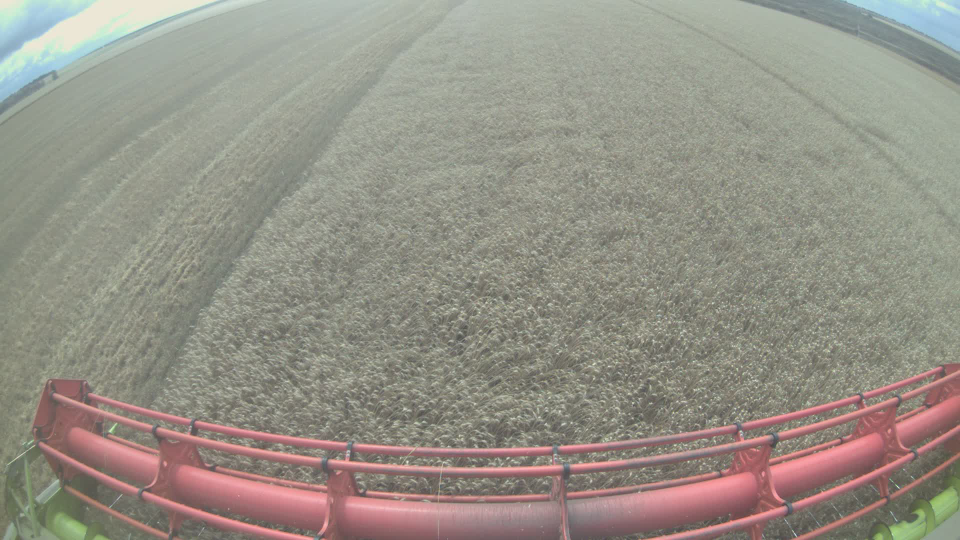
#> input picture data/warping_transforms/img.png, 1920 x 1080 px (shown at 1/2 size)
$ jupyter execute warping-transforms.ipynb
#> lines starting #> are read from the running program, lines starting #| are printed output that depends on the picture; after the words box and inside, x2 and y2 are one past the last pixel; in counts of white or black regions, pixels touching at a corner belong together
# Пространственные преобразования изображения
## Радиальная дисторсия

## Представление изображения

Изображение в памяти представляется многомерным массивом. Мы будем использовать порядок укладывания H,W,C: строка, столбец, канал.
В работе с изображениями нам помогут библиотеки [OpenCV](https://opencv.org/), [Numpy](https://numpy.org/) и [Matplotlib](https://matplotlib.org/).

[cell 1]
import cv2
import numpy as np
import matplotlib.pyplot as plt

Изображение - это просто функция из пространства координат пикселей в значения яркостей каналов:

$$
I : [0, W] \times [0, H] \rightarrow [0, 255]^3
$$

[cell 2]
i = cv2.imread("../data/warping_transforms/img.png")
#> i is the input picture: shape (1080, 1920, 3); mean B, G, R 134.8, 145.5, 149.4
i = cv2.cvtColor(i, cv2.COLOR_BGR2RGB)
plt.imshow(i)

Преобразования изображения могут быть разными. Например, гамма-коррекция относится к яркостным:

$$
\tilde I (x, y) = I^\gamma(x, y)
$$

Здесь мы будем рассматривать **пространственные** (spatial) преобразования изображения, то есть те, которые получены заменой координат:

$$
\tilde I (x, y) = I(\tilde x (x,y), \tilde y (x, y))
$$

Пространственные преобразования изображения характеризуются функцией преобразования координат.

$$
\left(
\begin{array}{c}
    \tilde x (x, y) \\
    \tilde y (x, y)
\end{array}
\right)
$$

планчик:

* карты пересчета cv::remap
* карты пересчета для resize и crop
* интерполяция
* модуль определителя якобиана как способ оценить ошибку пространственного преобразования
* проективное преобразование и модуль якобиана

Зададим параметры калибровки для дальнейшего изучения

[cell 3]
# Параметры центральной проекции
f_x = 943.37 # пиксельное фокусное расстояние по оси X
f_y = 943.37 # пиксельное фокусное расстояние по оси Y
u_x = 990.38 # координаты центрального пикселя (principal point) по X
u_y = 487.67 # координаты центрального пикселя (principal point) по Y

# Матрица центральной проекции
K = np.array(
    [
        [f_x, 0.0, u_x],
        [0.0, f_y, u_y],
        [0.0, 0.0, 1.0]
    ],
    dtype=np.float32 # opencv работает с float32
)

# Параметры радиальной дисторсии
k_1 = -0.3229
k_2 = 0.1042
k_3 = -0.0148

D = np.array([k_1, k_2, 0.0, 0.0, k_3], dtype=np.float32)

# Размеры изображения
image_size = (1920, 1080)

# Углы поворота с.к. камеры
r_1 = -6.3445
r_2 = -0.0157
r_3 = -0.0416

# координаты установки камеры в с.к. робота
t_1 = -0.378
t_2 = 2.400
t_3 = 3.915

print('K = ', K)
print('D = ', D)
print('image_size = ', image_size)

## Радиальная дисторсия

Будем изучать поведение преобразования на

* сетке с константным шагом
* произвольно выбранных точках

Наша цель - изучить как и куда переходят точки при прямом и обратном преобразовании

[cell 4]
def draw_grid(img, step, color):
    w = img.shape[1]
    h = img.shape[0]
    start = int(step / 2)
    for i in range(start, w, step):
        cv2.line(img, (i, 0), (i, h - 1), color, 3, cv2.LINE_AA)
    for i in range(start, h, step):
        cv2.line(img, (0, i), (w - 1, i), color, 3, cv2.LINE_AA)

    return img

def generate_circles(image_size, n):
    cmap = plt.cm.get_cmap("tab20", n)
    xs = np.random.randint(0, image_size[0] - 1, n)
    ys = np.random.randint(0, image_size[1] - 1, n)
    cmis = np.random.permutation(n)
    colors = [cmap(cmi) for cmi in cmis]
    colors = [(255 * c[0], 255 * c[1], 255 * c[2]) for c in colors]
    return [{'x': x, 'y': y, 'color': color} for x,y,color in zip(xs, ys, colors)]

def draw_circles(image, circles):
    for c in circles:
        cv2.circle(image, (int(c['x']), int(c['y'])), 20, c['color'], -1, cv2.LINE_AA)
    return image

def undistort_circles(circles, K, D):
    src = [(c['x'], c['y']) for c in circles]
    src = np.array(src, dtype=np.float32)
    src = src.reshape(-1,1,2)
    dst = cv2.undistortPoints(src, K, D, P=K)
    # print(src, dst)
    res = []
    for i,c in enumerate(circles):
        res.append({'x': dst[i,0,0], 'y': dst[i,0,1], 'color': c['color']})
    return res;

def prepare_distortion_grid_images(image_size, K, D):
    #img_src = np.zeros(image_size[-1::-1], dtype=np.uint8)
    img_src = 255 * np.ones((image_size[1], image_size[0], 3), dtype=np.uint8)
    img_src = draw_grid(img_src, step=100, color=(220, 100, 100))
    return img_src

[cell 5]
img_src = prepare_distortion_grid_images(image_size, K, D)
img_und = cv2.undistort(img_src, K, D)


circles_src = generate_circles(image_size, 20)
img_src_p = draw_circles(img_src.copy(), circles_src)
#> after the loop in draw_circles, `for c in circles:`:
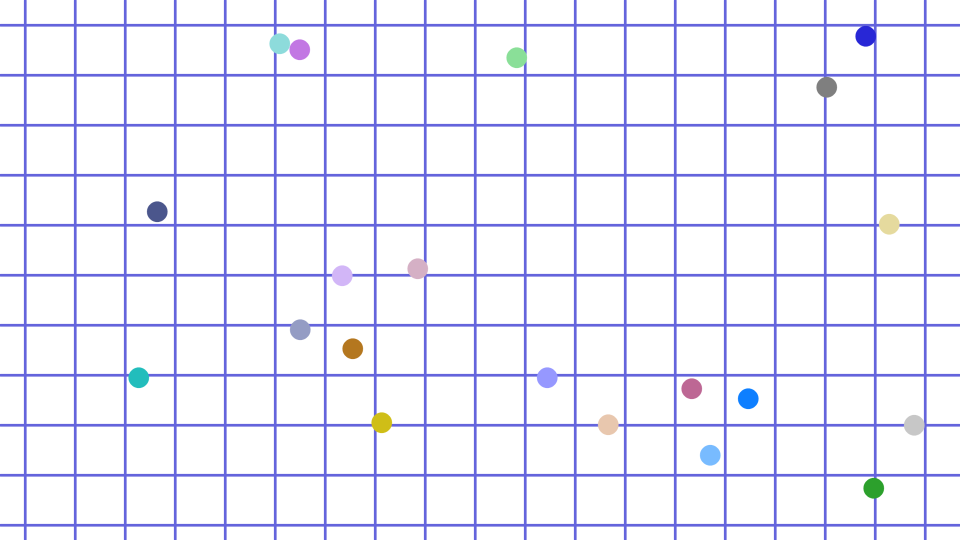
#> image: shape (1080, 1920, 3) (shown at 1/2 size); mean of channels 0, 1, 2 250.3, 237.5, 237.4; drawn as B, G, R
img_und_p = cv2.undistort(img_src_p, K, D)
circles_und = undistort_circles(circles_src, K, D)
img_und_p_2 = draw_circles(img_und.copy(), circles_und)

plt.figure(figsize=(20,13))
plt.subplot(221)
plt.imshow(img_src_p)
plt.title('src')
plt.subplot(222)
plt.imshow(img_und_p)
plt.title('undistort with src pts')
plt.subplot(223)
plt.imshow(img_src_p)
plt.title('src')
plt.subplot(224)
plt.imshow(img_und_p_2)
plt.title('undistort projected pts')
plt.tight_layout()
plt.show()
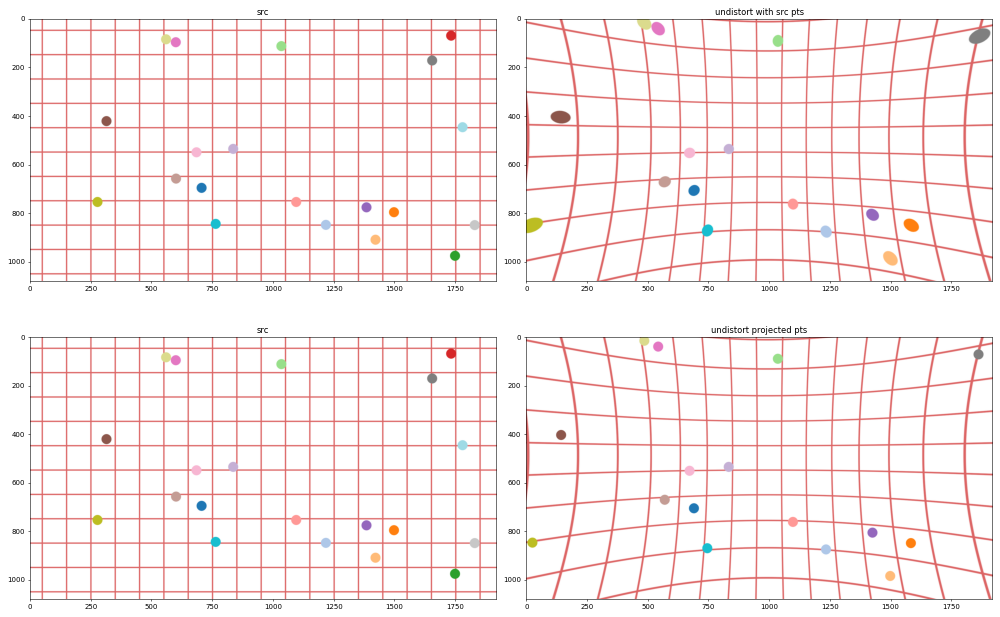
#> figure drawn by matplotlib, 4 panels

Не стоит путать картинки: слева (src) изображение с дисторсией.
Справа - исправленная дисторсия.

Искажение сетки показывает, куда сдвигаются пиксели исходного изображения при преобразовании

[cell 6]
src = i.copy()
und = cv2.undistort(src, K, D)
src_mask = img_src_p != 255
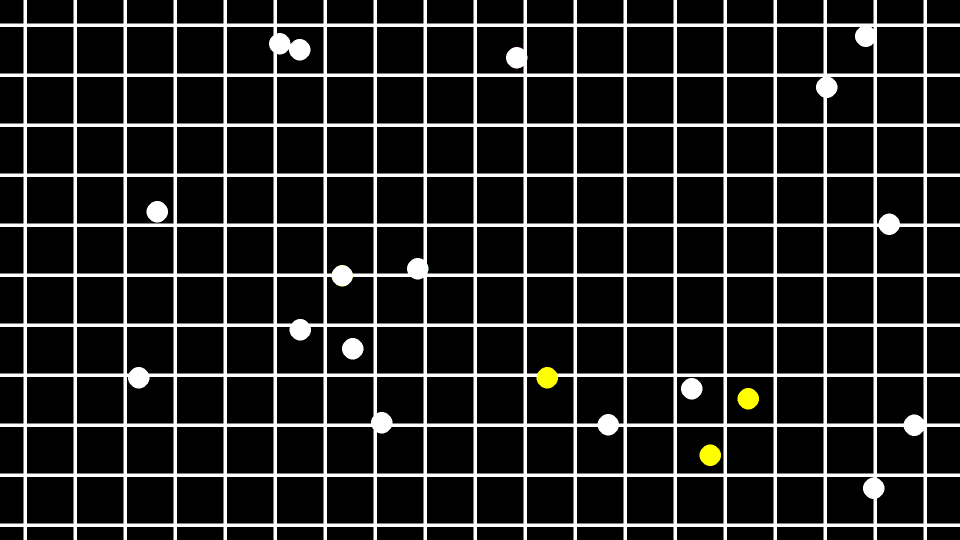
#> src_mask: shape (1080, 1920, 3) bool (shown at 1/2 size); mean of channels 0, 1, 2 0.145, 0.147, 0.147; drawn as B, G, R
und_mask = img_und_p_2 != 255
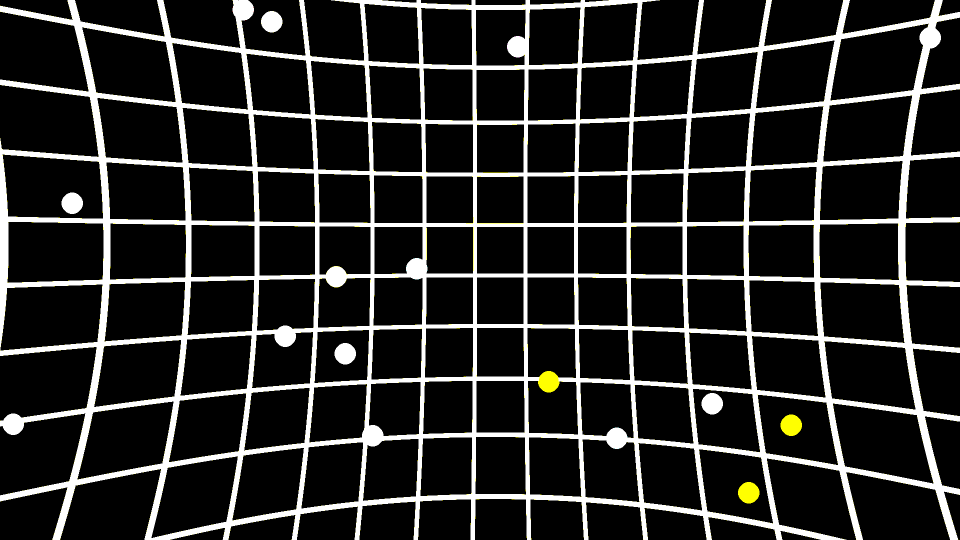
#> und_mask: shape (1080, 1920, 3) bool (shown at 1/2 size); mean of channels 0, 1, 2 0.158, 0.162, 0.162; drawn as B, G, R

und[und_mask] = img_und_p_2[und_mask]
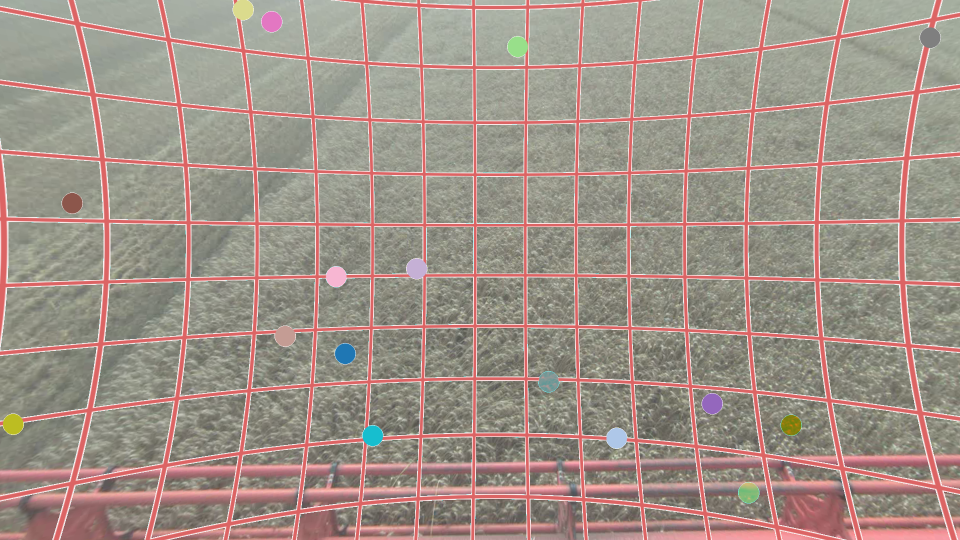
#> und: shape (1080, 1920, 3) (shown at 1/2 size); mean R, G, B 160.2, 145.4, 135.7
src[src_mask] = img_src_p[src_mask]
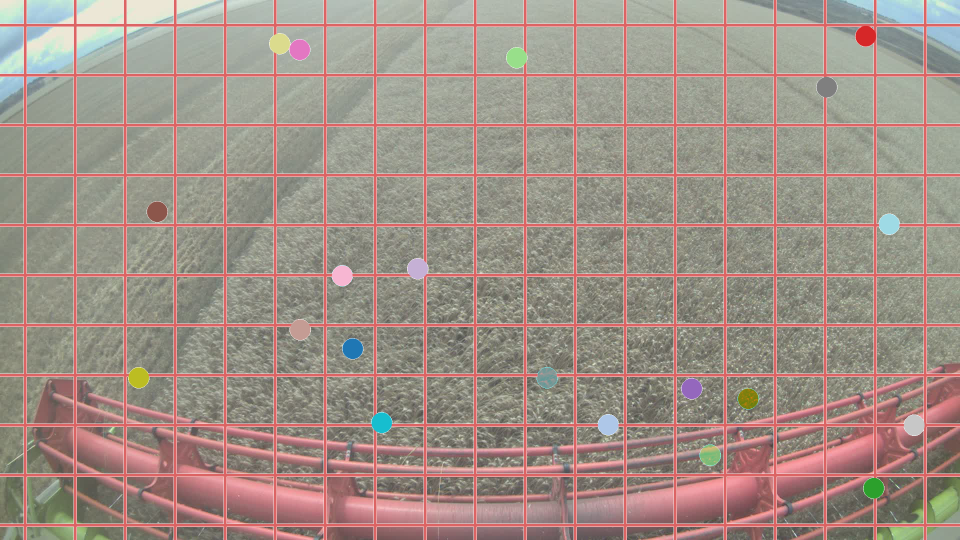
#> src: shape (1080, 1920, 3) (shown at 1/2 size); mean R, G, B 160.2, 144.4, 135

[cell 7]
plt.figure(figsize=(20,13))
plt.subplot(211)
plt.imshow(src)
plt.title('src')
plt.subplot(212)
plt.imshow(und)
plt.title('undistorted')
plt.show()

Итак, мы продемонстрировали, как трансформируются точки из src в undistort. Но как узнать прообраз точки на und-изображении?

[cell 8]
def distortPoints(src, K, k1, k2, k3, P):
    n = len(src)
    homogenous_points = np.dstack([src, np.ones((n,1,1), dtype=np.float32)])
    h_p = homogenous_points.reshape(n,-1).T
    uniform_coords = np.linalg.inv(K) @ h_p
    xs = uniform_coords[0,:]
    ys = uniform_coords[1,:]

    r2 = xs ** 2 + ys ** 2
    r4 = r2 ** 2
    r6 = r4 * r2
    coef = (1 + k1 * r2 + k2 * r4 + k3 * r6)
    xs1 = xs * coef
    ys1 = ys * coef
    res = np.vstack([xs1, ys1, np.ones(n, dtype=np.float32)])
    res = P @ res
    res = res[:2].T.reshape(-1,1,2)
    return res

def distort_circles(circles, K, D):
    src = [(c['x'], c['y']) for c in circles]
    src = np.array(src, dtype=np.float32)
    src = src.reshape(-1,1,2)
    dst = distortPoints(src, K, D[0], D[1], D[4], P=K)
    res = []
    for i,c in enumerate(circles):
        res.append({'x': dst[i,0,0], 'y': dst[i,0,1], 'color': c['color']})
    return res;

[cell 9]
# circles = generate_circles(image_size, 20)
circles_distorted = distort_circles(circles_und, K, D)
img_src_p_2 = draw_circles(img_src.copy(), circles_distorted)
plt.figure(figsize=(20,13))
plt.subplot(121)
plt.imshow(img_src_p)
plt.title('initial circle position')
plt.subplot(122)
plt.imshow(img_src_p_2)
plt.title('distorted circles after undistortion')
plt.show()

p_src1 = np.array([[c['x'], c['y']] for c in circles_src], dtype=np.float32)
p_src2 = np.array([[c['x'], c['y']] for c in circles_distorted], dtype=np.float32)

print(p_src1 - p_src2)
#> (printed output is left out)

### но как тогда работает функция cv2.undistortPoints?

необходимо обратить функцию `distortPoints`.

$$
\left(
\begin{matrix}
x_{src} \\
y_{src}
\end{matrix}
\right)
=
\left(
\begin{matrix}
x_{dst} (1 + k_1 r^2 + k_2 r^4 + k_3 r^6) \\
y_{dst} (1 + k_1 r^2 + k_2 r^4 + k_3 r^6)
\end{matrix}
\right)
$$

где $r^2 = x_{dst}^2 + y_{dst}^2$

Воспользуемся пакетом символьных вычислений `sympy`

[cell 10]
class DistortFunc:
    def __init__(self, K, D):
        self.k1 = D[0]
        self.k2 = D[1]
        self.k3 = D[4]
        self.fx = K[0,0]
        self.fy = K[1,1]
        self.cx = K[0,2]
        self.cy = K[1,2]

        self.F_sym, self.J_sym = self.__symbols()
        self.FN_sym, self.JN_sym = self.__nsymbols()

    def F(self, xy):
        return np.array(self.F_sym.evalf(subs={self.x:xy[0], self.y:xy[1]}), dtype=np.float32)
    def J(self, xy):
        return np.array(self.J_sym.evalf(subs={self.x:xy[0], self.y:xy[1]}), dtype=np.float32)

    def Fn(self, xy):
        return np.array(self.FN_sym.evalf(subs={self.x:xy[0], self.y:xy[1]}), dtype=np.float32)
    def Jn(self, xy):
        return np.array(self.JN_sym.evalf(subs={self.x:xy[0], self.y:xy[1]}), dtype=np.float32)

    def distort_pix(self, x, y):
        x1 = (x - self.cx) / self.fx
        y1 = (y - self.cy) / self.fy

        xy2 = self.F([x1,y1])
        x3 = self.fx * xy2[0][0] + self.cx
        y3 = self.fy * xy2[1][0] + self.cy
        return (x3, y3)

    def normalize_x(self, x):
        return (x - self.cx) / self.fx
    def normalize_y(self, y):
        return (y - self.cy) / self.fy
    def unnormalize_x(self, x):
        return self.fx * x + self.cx
    def unnormalize_y(self, y):
        return self.fy * y + self.cy


    def __symbols(self):
        import sympy as sym

        self.x, self.y = sym.symbols('x, y')

        def r2(x, y):
            return x * x + y * y

        def d(x, y):
            r2_ = r2(x, y)
            r4_ = r2_ * r2_
            r6_ = r4_ * r2_
            return 1 + self.k1 * r2_ + self.k2 * r4_ + self.k3 * r6_

        def fx(x, y):
            return x * d(x, y)

        def fy(x, y):
            return y * d(x, y)

        F = sym.Matrix([fx(self.x, self.y), fy(self.x, self.y)])
        J = F.jacobian((self.x, self.y))
        return F,J

    def __nsymbols(self):
        import sympy as sym

        self.x, self.y = sym.symbols('x, y')

        def r2(x, y):
            return x * x + y * y

        def d(x, y):
            r2_ = r2(x, y)
            r4_ = r2_ * r2_
            r6_ = r4_ * r2_
            return 1 + self.k1 * r2_ + self.k2 * r4_ + self.k3 * r6_

        def fx(x, y):
            return x * d(x, y)

        def fy(x, y):
            return y * d(x, y)

        nx = self.normalize_x(self.x)
        ny = self.normalize_y(self.y)

        xx = fx(nx, ny)
        yy = fy(nx, ny)
        xxx = self.unnormalize_x(xx)
        yyy = self.unnormalize_y(yy)

        F = sym.Matrix([xxx, yyy])
        J = F.jacobian((self.x, self.y))
        return F,J

[cell 11]
circles_src[1:5], circles_und[1:5]

[cell 12]
df = DistortFunc(K, D)
print(df.distort_pix(1819.3844, 494.98703))
print(df.distort_pix(2081.6938, 872.96783))
print(df.distort_pix(-178.85303, 307.56543))


import scipy.optimize

def undistortPoint(xy_, cb = None, method="lm"):
    def func(xy):
        return df.Fn(xy).ravel() - xy_
    def jac(xy):
        return df.Jn(xy)
    root = scipy.optimize.root(func, xy_, jac=jac, callback=cb, method=method)
    #print(root)
    return root.x

print(undistortPoint([1699, 506]))
print(undistortPoint([1842, 809]))
print(undistortPoint([67, 365]))

###  пронаблюдаем как происходит сходимость алгоиртма

[cell 13]
class OptStats:
    def __init__(self, circles):
        self.cirlcles = circles
        self.N = len(circles)
        self.pthist={}
    def get_opt_cb(self, icircle):
        self.pthist[icircle] = []
        def cb(x,f):
            self.pthist[icircle].append(x)
        return cb

stats = OptStats(circles_src)
und_pts = []
for i,c in enumerate(circles_src):
    und_pt = undistortPoint([c['x'], c['y']], cb=stats.get_opt_cb(i), method='anderson')
    und_pts.append(und_pt)

[cell 14]
img_und_p_3 = draw_circles(img_und.copy(), circles_und)
img_ind_p_3 = draw_circles(img_und_p_3, circles_src)
#> after the loop in draw_circles (call 5), `for c in circles:`:
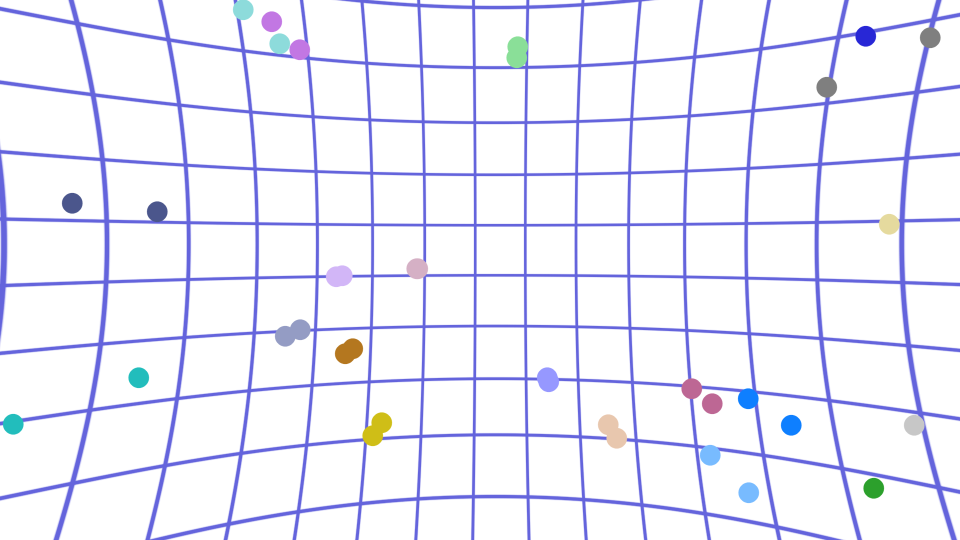
#> image: shape (1080, 1920, 3) (shown at 1/2 size); mean of channels 0, 1, 2 249.7, 237, 236.7; drawn as B, G, R
for i, c in enumerate(circles_src):
    pp = tuple(np.rint(und_pts[i]).astype(np.int32))
    h = stats.pthist[i]

    cv2.circle(img_und_p_3, pp, 10, (20,220,20), -1, cv2.LINE_AA)

    for p in h[-2::-1]:
        p = tuple(np.rint(p).astype(np.int32))
        cv2.line(img_und_p_3, pp, p, c['color'], 2, cv2.LINE_AA)
        cv2.circle(img_und_p_3, p, 6, (90, 250, 90), -1, cv2.LINE_AA)
        pp = p
    cv2.circle(img_und_p_3, p, 10, (20,20,220), -1, cv2.LINE_AA)
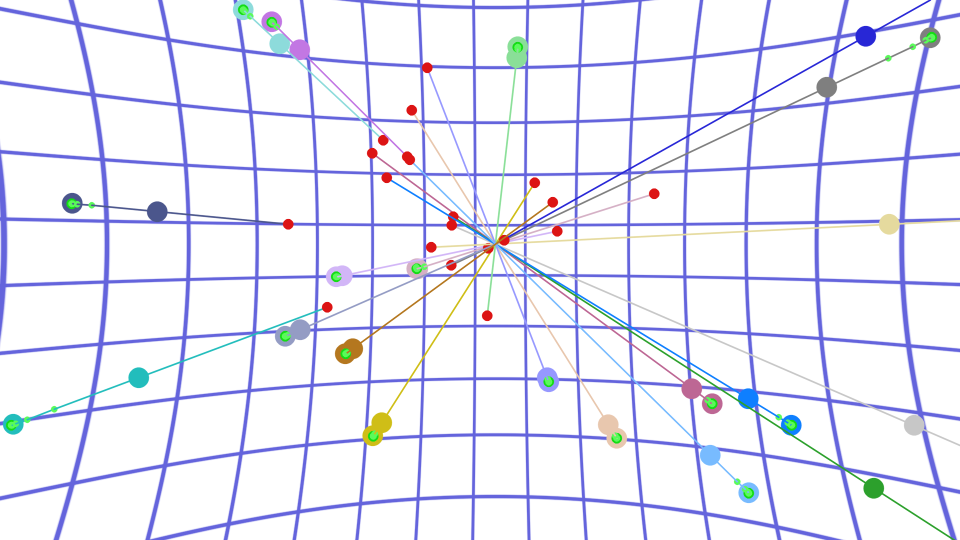
#> img_und_p_3: shape (1080, 1920, 3) (shown at 1/2 size); 3.55% of pixels changed, all inside (x1, y1, x2, y2) = (11, 0, 1920, 1080); drawn as B, G, R


plt.figure(figsize=(15,20))
plt.subplot(211)
plt.imshow(img_src_p)
plt.subplot(212)
plt.imshow(img_und_p_3)
plt.show()
